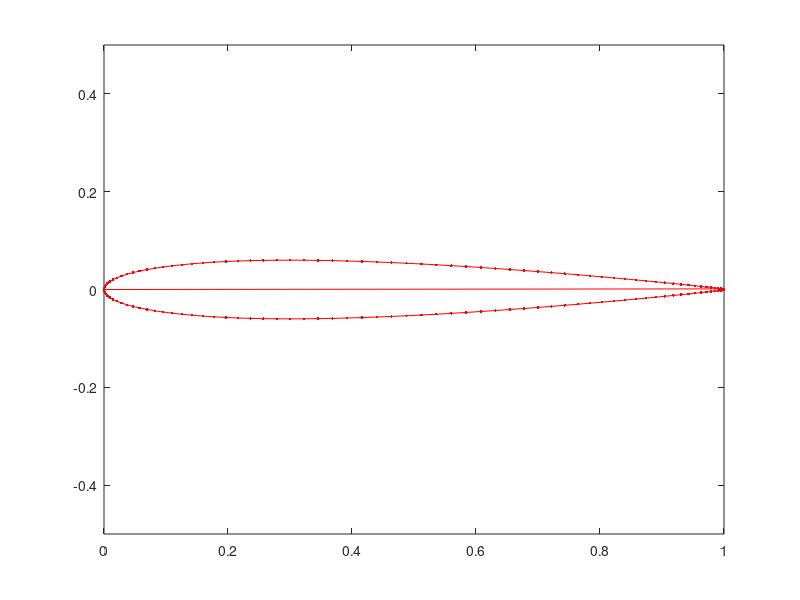

The MATLAB script that drew this image:
% NACA 0012 Plotting

C = [0.0000000 0.0000000
     0.0005839 0.0042603
     0.0023342 0.0084289
     0.0052468 0.0125011
     0.0093149 0.0164706
     0.0145291 0.0203300
     0.0208771 0.0240706
     0.0283441 0.0276827
     0.0369127 0.0311559
     0.0465628 0.0344792
     0.0572720 0.0376414
     0.0690152 0.0406310
     0.0817649 0.0434371
     0.0954915 0.0460489
     0.1101628 0.0484567
     0.1257446 0.0506513
     0.1422005 0.0526251
     0.1594921 0.0543715
     0.1775789 0.0558856
     0.1964187 0.0571640
     0.2159676 0.0582048
     0.2361799 0.0590081
     0.2570083 0.0595755
     0.2784042 0.0599102
     0.3003177 0.0600172
     0.3226976 0.0599028
     0.3454915 0.0595747
     0.3686463 0.0590419
     0.3921079 0.0583145
     0.4158215 0.0574033
     0.4397317 0.0563200
     0.4637826 0.0550769
     0.4879181 0.0536866
     0.5120819 0.0521620
     0.5362174 0.0505161
     0.5602683 0.0487619
     0.5841786 0.0469124
     0.6078921 0.0449802
     0.6313537 0.0429778
     0.6545085 0.0409174
     0.6773025 0.0388109
     0.6996823 0.0366700
     0.7215958 0.0345058
     0.7429917 0.0323294
     0.7638202 0.0301515
     0.7840324 0.0279828
     0.8035813 0.0258337
     0.8224211 0.0237142
     0.8405079 0.0216347
     0.8577995 0.0196051
     0.8742554 0.0176353
     0.8898372 0.0157351
     0.9045085 0.0139143
     0.9182351 0.0121823
     0.9309849 0.0105485
     0.9427280 0.0090217
     0.9534372 0.0076108
     0.9630873 0.0063238
     0.9716559 0.0051685
     0.9791229 0.0041519
     0.9854709 0.0032804
     0.9906850 0.0025595
     0.9947532 0.0019938
     0.9976658 0.0015870
     0.9994161 0.0013419
     1.0000000 0.0012600
    
     0.0000000 0.0000000
     0.0005839 -.0042603
     0.0023342 -.0084289
     0.0052468 -.0125011
     0.0093149 -.0164706
     0.0145291 -.0203300
     0.0208771 -.0240706
     0.0283441 -.0276827
     0.0369127 -.0311559
     0.0465628 -.0344792
     0.0572720 -.0376414
     0.0690152 -.0406310
     0.0817649 -.0434371
     0.0954915 -.0460489
     0.1101628 -.0484567
     0.1257446 -.0506513
     0.1422005 -.0526251
     0.1594921 -.0543715
     0.1775789 -.0558856
     0.1964187 -.0571640
     0.2159676 -.0582048
     0.2361799 -.0590081
     0.2570083 -.0595755
     0.2784042 -.0599102
     0.3003177 -.0600172
     0.3226976 -.0599028
     0.3454915 -.0595747
     0.3686463 -.0590419
     0.3921079 -.0583145
     0.4158215 -.0574033
     0.4397317 -.0563200
     0.4637826 -.0550769
     0.4879181 -.0536866
     0.5120819 -.0521620
     0.5362174 -.0505161
     0.5602683 -.0487619
     0.5841786 -.0469124
     0.6078921 -.0449802
     0.6313537 -.0429778
     0.6545085 -.0409174
     0.6773025 -.0388109
     0.6996823 -.0366700
     0.7215958 -.0345058
     0.7429917 -.0323294
     0.7638202 -.0301515
     0.7840324 -.0279828
     0.8035813 -.0258337
     0.8224211 -.0237142
     0.8405079 -.0216347
     0.8577995 -.0196051
     0.8742554 -.0176353
     0.8898372 -.0157351
     0.9045085 -.0139143
     0.9182351 -.0121823
     0.9309849 -.0105485
     0.9427280 -.0090217
     0.9534372 -.0076108
     0.9630873 -.0063238
     0.9716559 -.0051685
     0.9791229 -.0041519
     0.9854709 -.0032804
     0.9906850 -.0025595
     0.9947532 -.0019938
     0.9976658 -.0015870
     0.9994161 -.0013419
     1.0000000 -.0012600];

x = C(:, 1);
y = C(:, 2);

plot(x, y, 'r.-')
xlim([0 1])
ylim([-0.5 0.5])
